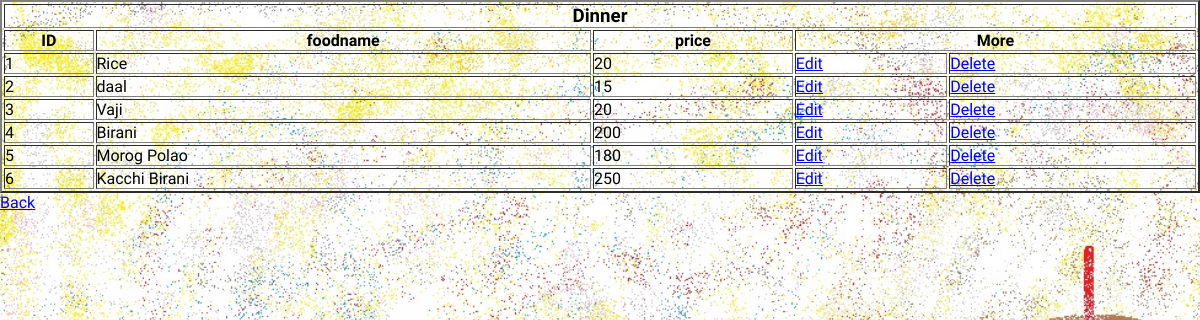
Screenshot of /employee/viewdinner.php with the database file from the repository.
### tables this page shows
CREATE TABLE `dinner` (
  `id` int(20) NOT NULL,
  `foodname` varchar(400) NOT NULL,
  `price` int(100) NOT NULL,
  `customerid` int(30) NOT NULL
);

### employee/viewdinner.php (the view, shortened to what this page needs)
<?php
	$servername = "localhost";
	$username = "root";
	$password = "";
	$dbname = "rms";
	$conn = new mysqli($servername, $username, $password, $dbname);
	$query = "SELECT * FROM dinner";
	$data = mysqli_query($conn, $query);
	$total = mysqli_num_rows($data);
?>
	<link rel="stylesheet" href="style.css">
	<table border="2" style="width:100%" >
		<tr>
            <td align=center colspan='5'> <h3> Dinner </h3> </td>
        </tr>
		<tr>
			<th>ID</th>
			<th>foodname</th>
			<th>price</th>
			<th colspan="2">More</th>
		</tr>
<?php
if($total != 0){
	while($result = mysqli_fetch_assoc($data)){
		echo "<tr>
				<td>".$result['id']."</td>
				<td>".$result['foodname']."</td>
				<td>".$result['price']."</td>
				<td><a href='updatedinner.php?id=$result[id]&username=$result[foodname]&price=$result[price]'>Edit</a></td>
				<td><a href='deletedinner.php?id=$result[id]' onclick=' return checkdelete()'>Delete</a></td>
			</tr>";
	}
}else{
	echo "No record found";
}
?>
</table>
<a href="profile.php">Back</a>

### employee/style.css (style rules this page uses)
* { margin: 0; padding: 0; box-sizing: border-box; outline: none; font-family: 'Lakki Reddy', cursive; }

### rows the page displays
dinner: id "1", foodname "Rice", price "20"
dinner: id "2", foodname "daal", price "15"
dinner: id "3", foodname "Vaji", price "20"
dinner: id "4", foodname "Birani", price "200"
dinner: id "5", foodname "Morog Polao", price "180"
dinner: id "6", foodname "Kacchi Birani", price "250"
